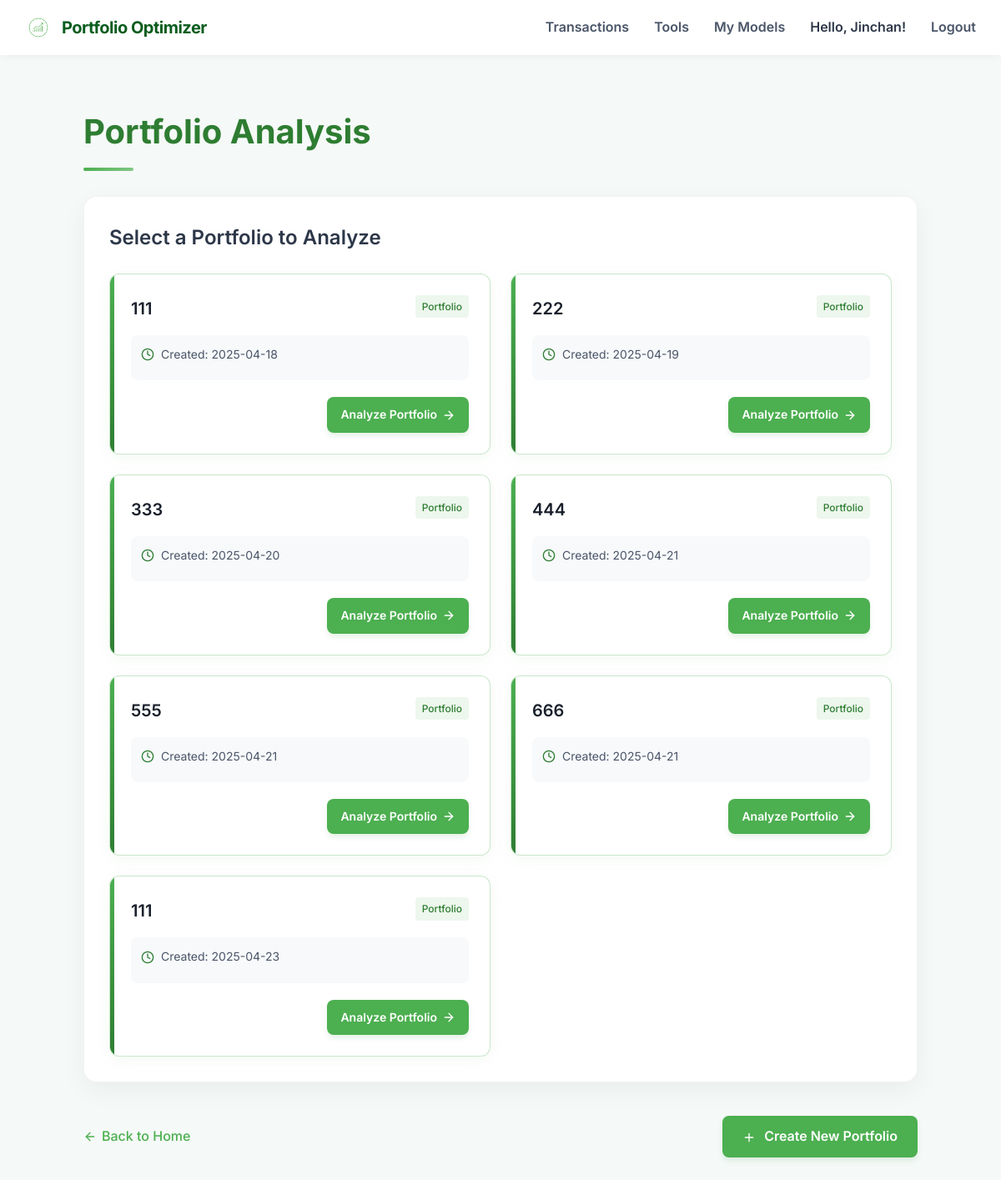
Before: /portfolio/analysis-selection (signed in) with the older database file.
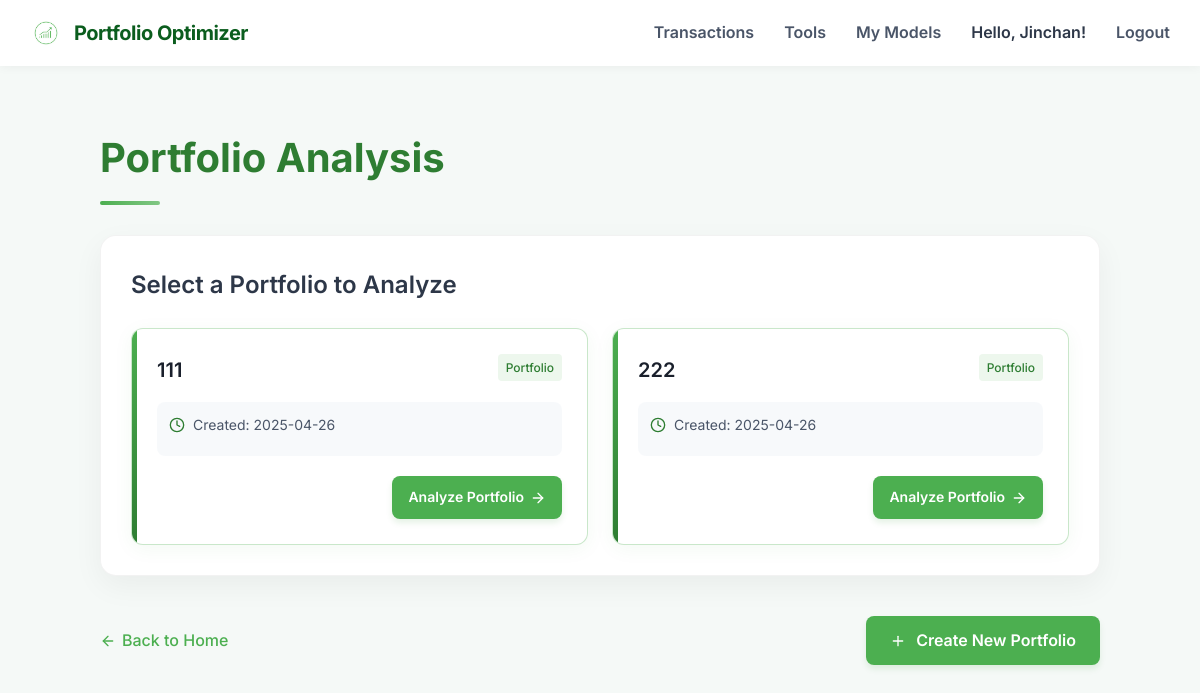
After: the same page with the newer database file.
### app/models.py (models this page shows, shortened)
class User(db.Model, UserMixin): # <--- ADDED UserMixin inheritance
    id = db.Column(db.Integer, primary_key=True)
    username = db.Column(db.String(50), unique=True, nullable=False)
    email = db.Column(db.String(120), unique=True, nullable=False)
    password_hash = db.Column(db.String(100), nullable=False)
    is_admin = db.Column(db.Boolean, default=False, nullable=False) # Flag if user is an administrator
    is_active = db.Column(db.Boolean, default=True, nullable=False) # Flag if account is active (can be disabled by admin)
    password_reset_required = db.Column(db.Boolean, default=False, nullable=False) # Flag to force password reset on next login
    assets = db.relationship("Asset", backref="user", lazy=True)
    portfolios = db.relationship("Portfolio", backref="user", lazy=True)
    transactions = db.relationship('Transaction', backref='user', lazy=True) # Associate transactions with user
    @property
    def is_authenticated(self):
        return True

class Portfolio(db.Model):
    id              = db.Column(db.Integer, primary_key=True)
    user_id         = db.Column(db.Integer, db.ForeignKey("user.id"), nullable=False)
    portfolio_name  = db.Column(db.String(100), nullable=False)
    total_value     = db.Column(db.Float, nullable=False, default=0.0)
    purchase_date   = db.Column(db.DateTime, default=datetime.now(UTC))
    holdings = db.relationship("PortfolioAsset", back_populates="portfolio", cascade="all, delete-orphan", lazy="joined")

### app/routes/portfolio_api.py (the view)
@portfolio_bp.route('/analysis-selection', methods=['GET'])
@login_required # <--- ADDED Flask-Login decorator to require login
def portfolio_analysis_selection():
    user_id = current_user.id
    username = current_user.username # Access username via current_user
    try:
        portfolios = Portfolio.query.filter_by(user_id=user_id).all()
        print(f"User {user_id} viewing analysis selection. Found {len(portfolios)} portfolios.")
        return render_template('portfolio_analysis_selection.html',
                               portfolios=portfolios,
                               username=username)
    except Exception as e:
        current_app.logger.error(f"Error fetching portfolios for Analysis Selection page (user {user_id}): {str(e)}")
        traceback.print_exc()
        db.session.rollback()
        flash('Error loading portfolios. Please try again.', 'danger')
        return redirect(url_for('auth.index')) # Example: Redirect to home or login

### app/models.py (called while the page is built)
@login_manager.user_loader # <--- REGISTER THIS FUNCTION
def load_user(user_id):
    if user_id is not None:
        return User.query.get(int(user_id)) # <--- Query the User model
    return None # Return None if user_id is None

### templates/portfolio_analysis_selection.html (shortened to what this page needs)
<!DOCTYPE html>
<html lang="en">
<head>
</head>
<body>
  <div class="header">
    <div class="logo">
      <a href="{{ url_for('auth.index') }}" style="text-decoration: none; display: flex; align-items: center;">
        <img src="{{ url_for('static', filename='logo.jpeg') }}" alt="Logo">
        <div class="logo-text">Portfolio Optimizer</div>
      </a>
    </div>
    <div class="nav">
      <a href="{{ url_for('transactions.get_transactions') }}">Transactions</a>
      <div class="dropdown">
        <a href="#">Tools</a>
      </div>
      <div class="dropdown">
        <a href="#">My Models</a>
      </div>
      {% if current_user.is_authenticated %}
        <a href="{{ url_for('auth.index') }}" style="text-decoration: none;">
          <span>Hello, {{ current_user.username }}!</span>
        </a>
        <a href="#" id="logoutButton">Logout</a>
      {% else %}
        <a href="{{ url_for('auth.login_page') }}">Login</a>
        <a href="{{ url_for('auth.register_page') }}">Sign Up</a>
      {% endif %}
    </div>
  </div>
  <div class="content animate-fade-up">
    <div style="max-width: 1000px; width: 100%;">
      <h1 class="page-title" style="font-size: 2.5rem; font-weight: 700; color: #2E7D32;">Portfolio Analysis</h1>
      <div class="section-card">
        <h2 style="font-size: 1.5rem; font-weight: 600; color: #2d3748; margin-bottom: 1.5rem;">Select a Portfolio to Analyze</h2>
        {% if portfolios %}
            <div class="portfolio-grid">
                {% for portfolio in portfolios %}
                <div class="card">
                    <div style="position: relative; z-index: 1;">
                        <div style="display: flex; justify-content: space-between; align-items: flex-start; margin-bottom: 12px;">
                            <h3 style="font-size: 1.25rem; font-weight: 600; color: #1a202c;">{{ portfolio.portfolio_name }}</h3>
                            <div style="background-color: rgba(76, 175, 80, 0.1); color: #2E7D32; padding: 4px 8px; border-radius: 4px; font-size: 0.75rem; font-weight: 500;">
                                Portfolio
                            </div>
                        </div>
                        <div style="margin: 16px 0; padding: 12px; background-color: rgba(245, 248, 250, 0.8); border-radius: 8px;">
                            <div style="display: flex; align-items: center; margin-bottom: 8px;">
                                <p style="color: #4a5568; font-size: 0.875rem;">Created: {{ portfolio.purchase_date.strftime('%Y-%m-%d') }}</p>
                            </div>
                        </div>
                        <div style="display: flex; justify-content: flex-end; margin-top: 20px;">
                            <a href="{{ url_for('portfolio_api.view_dashboard', portfolio_id=portfolio.id) }}" class="btn" style="display: flex; align-items: center; font-size: 0.875rem; padding: 10px 16px;">
                                <span>Analyze Portfolio</span>
                                <svg xmlns="http://www.w3.org/2000/svg" viewBox="0 0 24 24" fill="none" stroke="currentColor" stroke-width="2" stroke-linecap="round" stroke-linejoin="round" style="width: 16px; height: 16px; margin-left: 6px;">
                                    <path d="M5 12h14"></path>
                                    <path d="M12 5l7 7-7 7"></path>
                                </svg>
                            </a>
                        </div>
                    </div>
                </div>
                {% endfor %}
            </div>
        {% endif %}
    </div>
    <div class="action-bar">
        <a href="{{ url_for('auth.index') }}" class="back-link">
            <svg xmlns="http://www.w3.org/2000/svg" viewBox="0 0 24 24" fill="none" stroke="currentColor" stroke-width="2" stroke-linecap="round" stroke-linejoin="round" style="width: 16px; height: 16px;">
                <line x1="19" y1="12" x2="5" y2="12"></line>
                <polyline points="12 19 5 12 12 5"></polyline>
            </svg>
            Back to Home
        </a>
        <a href="{{ url_for('portfolio_api.data_entry') }}" class="btn">
            Create New Portfolio
        </a>
    </div>
</div>
</body>
</html>

### templates/portfolio_analysis_selection.html (style rules this page uses)
* { box-sizing: border-box; margin: 0; padding: 0; }
body { margin: 0; font-family: 'Inter', sans-serif; background-color: #f5f9f7; color: #333; line-height: 1.6; }
.animate-fade-up { animation: fadeSlideUp 0.8s ease-out forwards; }
.card { transition: all 0.3s ease; background-color: white; padding: 25px; border-radius: 12px; border: 1px solid rgba(76, 175, 80, 0.3); box-shadow: 0 4px 20px rgba(0, 128, 0, 0.05); width: 100%; height: 100%; box-sizing: border-box; position: relative; overflow: hidden; }
.card::before { content: ""; position: absolute; top: 0; left: 0; width: 5px; height: 100%; background: linear-gradient(to bottom, #4CAF50, #2E7D32); transition: all 0.3s ease; }
.dropdown { position: relative; display: inline-block; }
.header { background-color: white; padding: 15px 30px; display: flex; justify-content: space-between; align-items: center; box-shadow: 0 1px 10px rgba(0,0,0,0.05); position: sticky; top: 0; z-index: 100; }
.logo { display: flex; align-items: center; }
.logo img { width: 32px; height: 32px; margin-right: 12px; border-radius: 6px; }
.logo-text { font-size: 20px; font-weight: 700; color: #0b5d1e; letter-spacing: -0.5px; }
.nav { display: flex; align-items: center; gap: 30px; }
.nav a { color: #4a5568; font-weight: 600; text-decoration: none; transition: all 0.3s ease; position: relative; padding: 5px 0; }
.nav a::after { content: ''; position: absolute; width: 0; height: 2px; bottom: 0; left: 0; background-color: #2E7D32; transition: width 0.3s ease; }
.nav span { color: #2d3748; font-weight: 600; }
.content { display: flex; flex-direction: column; align-items: center; padding: 60px 30px; min-height: calc(100vh - 70px); }
.btn { display: inline-block; padding: 12px 24px; background-color: #4CAF50; color: white; border: none; border-radius: 8px; font-weight: 600; text-decoration: none; transition: all 0.3s ease; box-shadow: 0 4px 6px rgba(0, 128, 0, 0.1); cursor: pointer; }
.page-title { position: relative; padding-bottom: 15px; margin-bottom: 30px; }
.page-title::after { content: ""; position: absolute; bottom: 0; left: 0; width: 60px; height: 4px; background: linear-gradient(to right, #4CAF50, #81C784); border-radius: 2px; }
.section-card { background-color: white; border-radius: 16px; padding: 30px; box-shadow: 0 10px 30px rgba(0, 0, 0, 0.05); width: 100%; margin-bottom: 40px; border: 1px solid rgba(0, 0, 0, 0.05); }
.portfolio-grid { display: grid; grid-template-columns: repeat(auto-fill, minmax(300px, 1fr)); gap: 24px; }
.action-bar { display: flex; justify-content: space-between; align-items: center; margin-top: 30px; }
.back-link { display: flex; align-items: center; color: #4CAF50; text-decoration: none; font-weight: 500; transition: all 0.2s ease; }
.back-link svg { margin-right: 6px; }

Changed rows visible on the page:
removed Portfolio: portfolio_name "333", purchase_date "2025-04-20"
removed Portfolio: portfolio_name "444", purchase_date "2025-04-21"
removed Portfolio: portfolio_name "555", purchase_date "2025-04-21"
removed Portfolio: portfolio_name "666", purchase_date "2025-04-21"
removed Portfolio: portfolio_name "111", purchase_date "2025-04-23"
changed Portfolio (number 1 of 2 on the later page): purchase_date "2025-04-18" → "2025-04-26"
changed Portfolio (number 2 of 2 on the later page): purchase_date "2025-04-19" → "2025-04-26"
